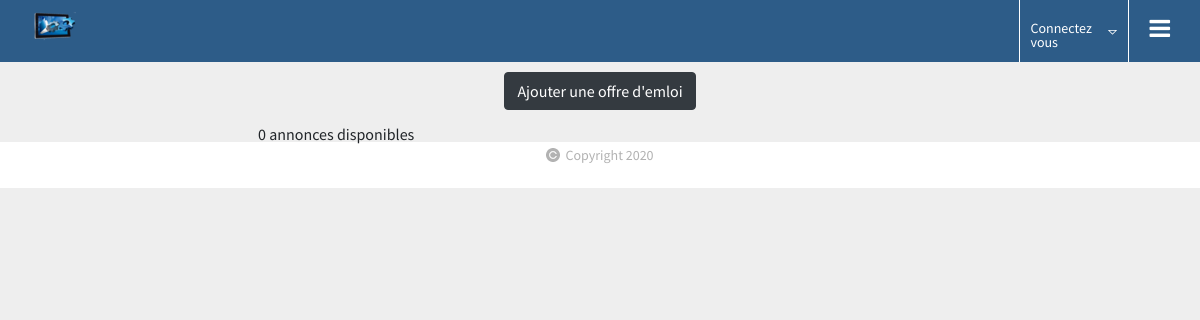
Page /view/emploi.php on the earlier database version.
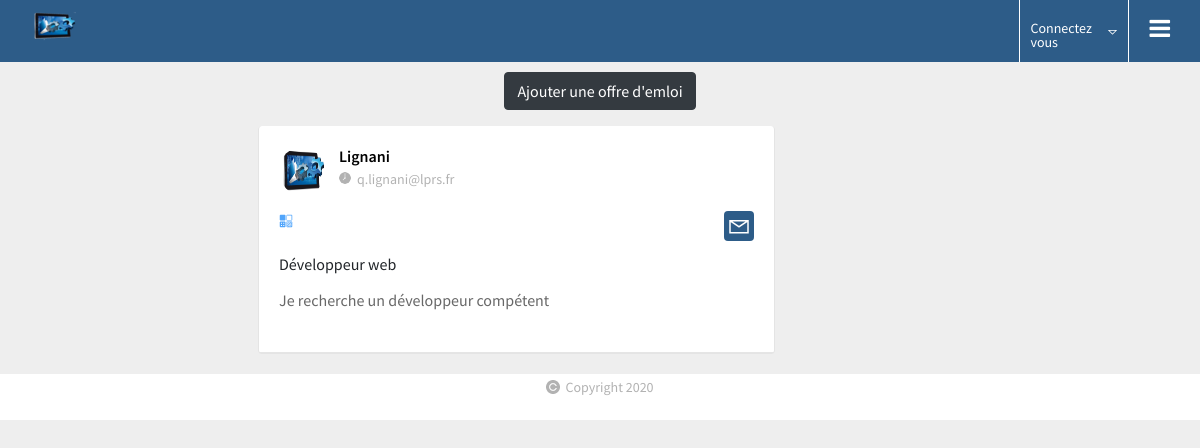
Same page on the later database version.
### tables this page shows
CREATE TABLE `annonces` (
  `id` int(11) NOT NULL,
  `nom` varchar(30) NOT NULL,
  `mail` varchar(30) NOT NULL,
  `poste` varchar(50) NOT NULL,
  `description_poste` text NOT NULL
);

### class/Manager/manager_reservation.php (called while the page is built, shortened)
<?php
class manager_annonce
{
  public function Annonces()
  {
      $bdd = new PDO('mysql:host=localhost;dbname=projet_lycee','demo','demo');
      $bdd->exec("SET CHARACTER SET utf8");
      $req = $bdd->prepare('SELECT nom, mail, poste, description_poste from annonces ');
      $req->execute();
      $donnee = $req->fetchall();
      if ($donnee)
      {
        return $donnee;
      }
}
}
?>

### view/emploi.php (the view, shortened to what this page needs)
<?php
require '../class/Manager/manager_reservation.php';
?>
<!DOCTYPE html>
<html>
<head>
  <link rel="stylesheet" type="text/css" href="../css/animate.css">
  <link rel="stylesheet" type="text/css" href="../css/bootstrap.min.css">
  <link rel="stylesheet" type="text/css" href="../css/jquery.range.css">
  <link rel="stylesheet" type="text/css" href="../css/line-awesome.css">
  <link rel="stylesheet" type="text/css" href="../css/line-awesome-font-awesome.min.css">
  <link rel="stylesheet" type="text/css" href="../css/font-awesome.min.css">
  <link rel="stylesheet" type="text/css" href="../lib/slick/slick.css">
  <link rel="stylesheet" type="text/css" href="../lib/slick/slick-theme.css">
  <link rel="stylesheet" type="text/css" href="../css/style.css">
  <link rel="stylesheet" type="text/css" href="../css/responsive.css">
</head>
<body>
  <div class="wrapper">
    <header>
      <div class="container">
        <div class="header-data">
          <div class="logo">
            <a href="../index.php" title=""><img src="../images/logo.png" alt=""></a>
          </div>
          <div class="menu-btn">
            <a href="#" title=""><i class="fa fa-bars"></i></a>
          </div>
          <div class="user-account">
            <?php
            if (isset($_SESSION['nom']))
            {
              echo '<div class="user-info">
              <img src="http://via.placeholder.com/30x30" alt="">
              <a href="#" title="">'.$_SESSION['nom'].'</a>
              <i class="la la-sort-down"></i>
              </div>
              <div class="user-account-settingss" style=";">
              <h3>Mon Compte</h3>
              <ul class="us-links">
              <li><a href="parametres_du_compte.php" title="">Paramètre du compte</a></li>
              </ul>
              <h3 class="tc"><a href="../traitement/deconnexion.php" title="">Se déconnecter</a></h3>
              </div>';
            }
            else
            {
              echo '<div class="user-info">
              <a href="#" title="">Connectez vous</a>
              <i class="la la-sort-down"></i>
              </div>
              <div class="user-account-settingss">
              <h3><a href="connexion.php" title="">Connexion</a></h3>
              <h3><a href="inscription.php" title="">Inscription</a></h3>
              </div>';
            }
            ?>
          </div>
        </div>
      </div>
    </header>
    <div >
  <div class="demo-area">
    <center><button style="margin-top: 10px;" type="button"  class="btn btn-dark btn-cta" data-toggle="modal" data-target="#demoModal">
      Ajouter une offre d'emloi
    </button></center>
  </div>
  <br>
  <div class="main-section">
    <div class="container">
      <div class="main-section-data">
        <div class="row">
          <div class="col-lg-8" style="padding-left:20%">
            <div class="main-ws-sec">
              <div class="posts-section">
                <?php
                $get_event = new manager_annonce;
                $donnee= $get_event->Annonces();
                if(is_null($donnee))
                {
                  echo "0 annonces disponibles";
                }
                else
                {
                  foreach ($donnee as $clef)
                  {
                    echo '  <div class="post-bar">
                    <div class="post_topbar">
                    <div class="usy-dt">
                    <img src="../images/logoschuman.png" width="50px" height="50px" alt="">
                    <div class="usy-name">
                    <h3> '.$clef['nom'].'</h3>
                    <span><img src="images/clock.png" alt="">'.$clef['mail'].'</span>
                    </div>
                    </div>
                    </div>
                    <div class="epi-sec">
                    <ul class="descp">
                    <li><img src="images/icon8.png" alt=""></li>
                    </ul>
                    <ul class="bk-links">
                    <li><a href="messages.php" title=""><i class="la la-envelope"></i></a></li>
                    </ul>
                    </div>
                    <div class="job_descp">
                    <h4><b>'.$clef['poste'].'</b></h4>
                    <br>
                    <p>'.$clef['description_poste'].'</p>
                    </div>
                    </div> ';
                  }
                }
                ?>
              </div>
            </div>
          </div>
        </div>
      </div>
    </div>
    <footer>
      <div class="footy-sec mn no-margin">
        <div class="container">
          <p><img src="../images/copy-icon2.png" alt="">Copyright 2020</p>
        </div>
      </div>
    </footer>
  </div>
</body>
</html>

Differences in the rows shown:
added annonces: nom "Lignani", mail "q.lignani@lprs.fr", poste "Développeur web", description_poste "Je recherche un développeur compétent"
Other differences:
text no longer shown: "0 annonces disponibles"
